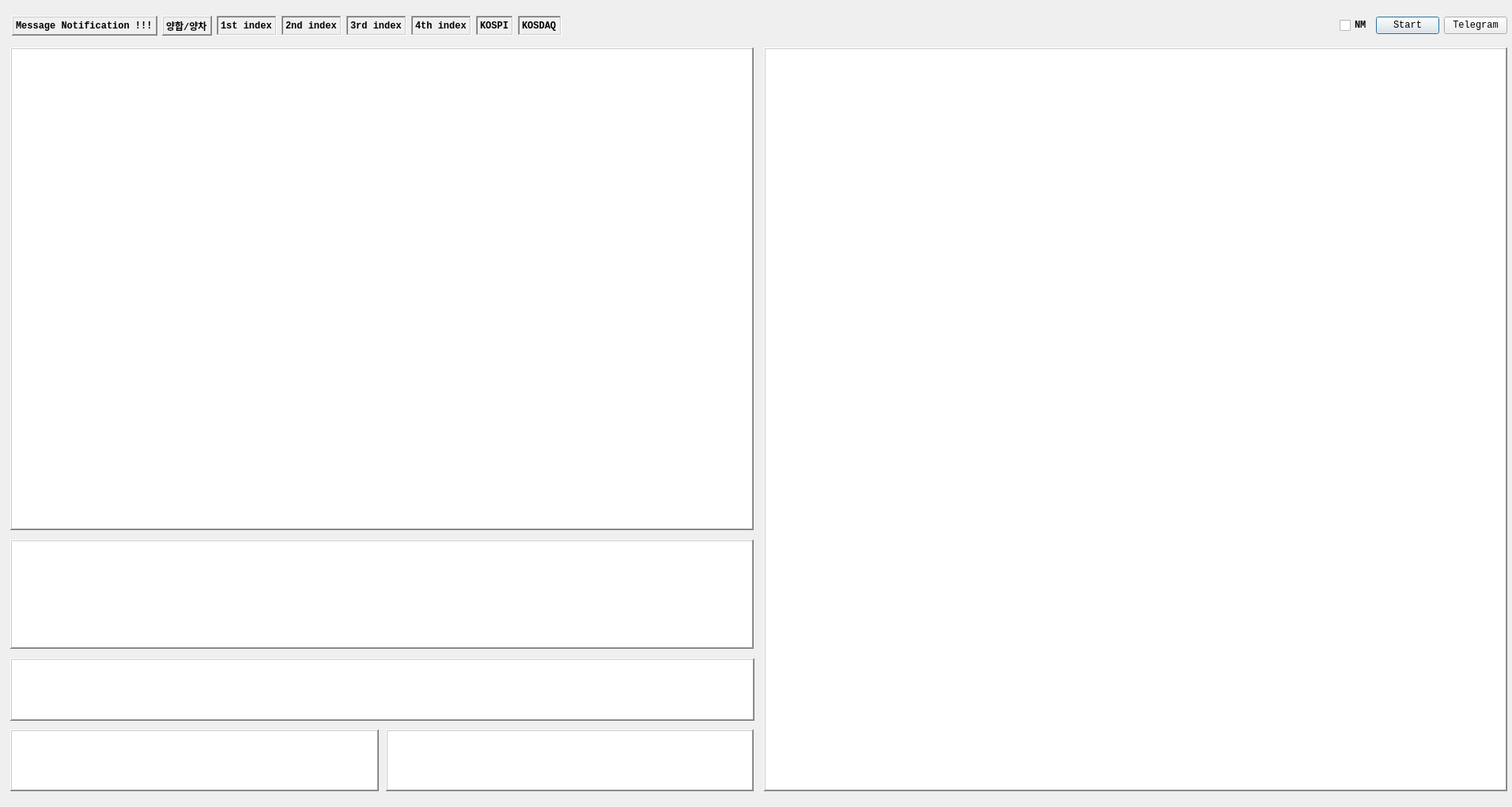
<?xml version="1.0" encoding="UTF-8"?>
<ui version="4.0">
 <class>Dialog</class>
 <widget class="QDialog" name="Dialog">
  <property name="geometry">
   <rect>
    <x>0</x>
    <y>0</y>
    <width>1912</width>
    <height>1020</height>
   </rect>
  </property>
  <property name="font">
   <font>
    <family>Consolas</family>
    <pointsize>9</pointsize>
    <weight>75</weight>
    <bold>true</bold>
   </font>
  </property>
  <property name="windowTitle">
   <string>선물옵션 전광판</string>
  </property>
  <widget class="QTableWidget" name="tableWidget_put">
   <property name="geometry">
    <rect>
     <x>966</x>
     <y>60</y>
     <width>940</width>
     <height>940</height>
    </rect>
   </property>
   <property name="font">
    <font>
     <family>Consolas</family>
     <weight>50</weight>
     <bold>false</bold>
    </font>
   </property>
   <property name="focusPolicy">
    <enum>Qt::NoFocus</enum>
   </property>
   <property name="frameShape">
    <enum>QFrame::WinPanel</enum>
   </property>
   <property name="frameShadow">
    <enum>QFrame::Raised</enum>
   </property>
   <property name="lineWidth">
    <number>1</number>
   </property>
   <property name="sizeAdjustPolicy">
    <enum>QAbstractScrollArea::AdjustToContents</enum>
   </property>
  </widget>
  <widget class="QTableWidget" name="tableWidget_call">
   <property name="geometry">
    <rect>
     <x>13</x>
     <y>60</y>
     <width>940</width>
     <height>610</height>
    </rect>
   </property>
   <property name="font">
    <font>
     <family>Consolas</family>
     <weight>50</weight>
     <bold>false</bold>
    </font>
   </property>
   <property name="focusPolicy">
    <enum>Qt::NoFocus</enum>
   </property>
   <property name="frameShape">
    <enum>QFrame::WinPanel</enum>
   </property>
   <property name="frameShadow">
    <enum>QFrame::Raised</enum>
   </property>
   <property name="lineWidth">
    <number>1</number>
   </property>
   <property name="sizeAdjustPolicy">
    <enum>QAbstractScrollArea::AdjustToContents</enum>
   </property>
  </widget>
  <widget class="QTableWidget" name="tableWidget_fut">
   <property name="geometry">
    <rect>
     <x>13</x>
     <y>682</y>
     <width>940</width>
     <height>138</height>
    </rect>
   </property>
   <property name="font">
    <font>
     <family>Consolas</family>
     <weight>50</weight>
     <bold>false</bold>
    </font>
   </property>
   <property name="focusPolicy">
    <enum>Qt::NoFocus</enum>
   </property>
   <property name="frameShape">
    <enum>QFrame::WinPanel</enum>
   </property>
   <property name="frameShadow">
    <enum>QFrame::Raised</enum>
   </property>
  </widget>
  <widget class="QTableWidget" name="tableWidget_supply">
   <property name="geometry">
    <rect>
     <x>488</x>
     <y>922</y>
     <width>465</width>
     <height>78</height>
    </rect>
   </property>
   <property name="font">
    <font>
     <family>Consolas</family>
    </font>
   </property>
   <property name="focusPolicy">
    <enum>Qt::NoFocus</enum>
   </property>
   <property name="frameShape">
    <enum>QFrame::WinPanel</enum>
   </property>
   <property name="frameShadow">
    <enum>QFrame::Raised</enum>
   </property>
   <property name="sizeAdjustPolicy">
    <enum>QAbstractScrollArea::AdjustToContents</enum>
   </property>
  </widget>
  <widget class="QTableWidget" name="tableWidget_quote">
   <property name="geometry">
    <rect>
     <x>13</x>
     <y>832</y>
     <width>941</width>
     <height>79</height>
    </rect>
   </property>
   <property name="font">
    <font>
     <family>Consolas</family>
     <weight>50</weight>
     <bold>false</bold>
    </font>
   </property>
   <property name="focusPolicy">
    <enum>Qt::NoFocus</enum>
   </property>
   <property name="frameShape">
    <enum>QFrame::WinPanel</enum>
   </property>
   <property name="frameShadow">
    <enum>QFrame::Raised</enum>
   </property>
   <property name="sizeAdjustPolicy">
    <enum>QAbstractScrollArea::AdjustToContents</enum>
   </property>
  </widget>
  <widget class="QTextBrowser" name="textBrowser">
   <property name="geometry">
    <rect>
     <x>13</x>
     <y>922</y>
     <width>466</width>
     <height>78</height>
    </rect>
   </property>
   <property name="font">
    <font>
     <family>Consolas</family>
     <weight>75</weight>
     <bold>true</bold>
    </font>
   </property>
   <property name="focusPolicy">
    <enum>Qt::StrongFocus</enum>
   </property>
   <property name="frameShape">
    <enum>QFrame::WinPanel</enum>
   </property>
   <property name="frameShadow">
    <enum>QFrame::Raised</enum>
   </property>
   <property name="sizeAdjustPolicy">
    <enum>QAbstractScrollArea::AdjustToContents</enum>
   </property>
  </widget>
  <widget class="QWidget" name="layoutWidget">
   <property name="geometry">
    <rect>
     <x>15</x>
     <y>20</y>
     <width>1891</width>
     <height>25</height>
    </rect>
   </property>
   <layout class="QHBoxLayout" name="horizontalLayout">
    <item>
     <widget class="QLabel" name="label_main_time">
      <property name="font">
       <font>
        <weight>75</weight>
        <italic>false</italic>
        <bold>true</bold>
       </font>
      </property>
      <property name="frameShape">
       <enum>QFrame::WinPanel</enum>
      </property>
      <property name="frameShadow">
       <enum>QFrame::Raised</enum>
      </property>
      <property name="text">
       <string>Message Notification !!!</string>
      </property>
     </widget>
    </item>
    <item>
     <widget class="QLabel" name="label_atm">
      <property name="font">
       <font>
        <weight>75</weight>
        <italic>false</italic>
        <bold>true</bold>
       </font>
      </property>
      <property name="frameShape">
       <enum>QFrame::WinPanel</enum>
      </property>
      <property name="frameShadow">
       <enum>QFrame::Raised</enum>
      </property>
      <property name="text">
       <string>양합/양차</string>
      </property>
     </widget>
    </item>
    <item>
     <widget class="QLabel" name="label_1st_index">
      <property name="font">
       <font>
        <family>Consolas</family>
        <weight>75</weight>
        <italic>false</italic>
        <bold>true</bold>
       </font>
      </property>
      <property name="frameShape">
       <enum>QFrame::WinPanel</enum>
      </property>
      <property name="frameShadow">
       <enum>QFrame::Sunken</enum>
      </property>
      <property name="text">
       <string>1st index</string>
      </property>
     </widget>
    </item>
    <item>
     <widget class="QLabel" name="label_2nd_index">
      <property name="font">
       <font>
        <family>Consolas</family>
        <weight>75</weight>
        <italic>false</italic>
        <bold>true</bold>
       </font>
      </property>
      <property name="frameShape">
       <enum>QFrame::WinPanel</enum>
      </property>
      <property name="frameShadow">
       <enum>QFrame::Sunken</enum>
      </property>
      <property name="text">
       <string>2nd index</string>
      </property>
     </widget>
    </item>
    <item>
     <widget class="QLabel" name="label_3rd_index">
      <property name="font">
       <font>
        <family>Consolas</family>
        <weight>75</weight>
        <italic>false</italic>
        <bold>true</bold>
       </font>
      </property>
      <property name="frameShape">
       <enum>QFrame::WinPanel</enum>
      </property>
      <property name="frameShadow">
       <enum>QFrame::Sunken</enum>
      </property>
      <property name="text">
       <string>3rd index</string>
      </property>
      <property name="margin">
       <number>0</number>
      </property>
     </widget>
    </item>
    <item>
     <widget class="QLabel" name="label_4th_index">
      <property name="font">
       <font>
        <family>Consolas</family>
        <weight>75</weight>
        <italic>false</italic>
        <bold>true</bold>
       </font>
      </property>
      <property name="frameShape">
       <enum>QFrame::WinPanel</enum>
      </property>
      <property name="frameShadow">
       <enum>QFrame::Sunken</enum>
      </property>
      <property name="text">
       <string>4th index</string>
      </property>
     </widget>
    </item>
    <item>
     <widget class="QLabel" name="label_kospi">
      <property name="font">
       <font>
        <family>Consolas</family>
        <weight>75</weight>
        <italic>false</italic>
        <bold>true</bold>
       </font>
      </property>
      <property name="frameShape">
       <enum>QFrame::WinPanel</enum>
      </property>
      <property name="frameShadow">
       <enum>QFrame::Sunken</enum>
      </property>
      <property name="text">
       <string>KOSPI</string>
      </property>
     </widget>
    </item>
    <item>
     <widget class="QLabel" name="label_kosdaq">
      <property name="font">
       <font>
        <family>Consolas</family>
        <weight>75</weight>
        <italic>false</italic>
        <bold>true</bold>
       </font>
      </property>
      <property name="frameShape">
       <enum>QFrame::WinPanel</enum>
      </property>
      <property name="frameShadow">
       <enum>QFrame::Sunken</enum>
      </property>
      <property name="text">
       <string>KOSDAQ</string>
      </property>
     </widget>
    </item>
    <item>
     <spacer name="horizontalSpacer">
      <property name="orientation">
       <enum>Qt::Horizontal</enum>
      </property>
      <property name="sizeHint" stdset="0">
       <size>
        <width>40</width>
        <height>20</height>
       </size>
      </property>
     </spacer>
    </item>
    <item>
     <widget class="QCheckBox" name="checkBox_NM">
      <property name="text">
       <string>NM</string>
      </property>
     </widget>
    </item>
    <item>
     <widget class="QPushButton" name="pushButton_start">
      <property name="maximumSize">
       <size>
        <width>100</width>
        <height>16777215</height>
       </size>
      </property>
      <property name="font">
       <font>
        <family>Consolas</family>
        <weight>50</weight>
        <bold>false</bold>
       </font>
      </property>
      <property name="text">
       <string>Start</string>
      </property>
      <property name="checkable">
       <bool>false</bool>
      </property>
     </widget>
    </item>
    <item>
     <widget class="QPushButton" name="pushButton_telegram">
      <property name="maximumSize">
       <size>
        <width>100</width>
        <height>16777215</height>
       </size>
      </property>
      <property name="font">
       <font>
        <family>Consolas</family>
        <weight>50</weight>
        <bold>false</bold>
       </font>
      </property>
      <property name="focusPolicy">
       <enum>Qt::NoFocus</enum>
      </property>
      <property name="text">
       <string>Telegram</string>
      </property>
      <property name="checkable">
       <bool>true</bool>
      </property>
     </widget>
    </item>
   </layout>
  </widget>
 </widget>
 <resources/>
 <connections/>
 <slots>
  <slot>AddCode()</slot>
  <slot>RemoveCode()</slot>
 </slots>
</ui>
